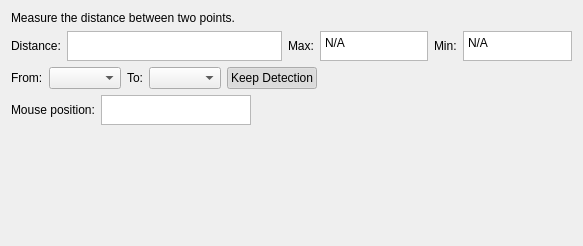
<?xml version="1.0" encoding="UTF-8"?>
<ui version="4.0">
 <class>Form</class>
 <widget class="QWidget" name="Form">
  <property name="geometry">
   <rect>
    <x>0</x>
    <y>0</y>
    <width>583</width>
    <height>246</height>
   </rect>
  </property>
  <property name="sizePolicy">
   <sizepolicy hsizetype="Expanding" vsizetype="Fixed">
    <horstretch>0</horstretch>
    <verstretch>0</verstretch>
   </sizepolicy>
  </property>
  <property name="mouseTracking">
   <bool>false</bool>
  </property>
  <property name="windowTitle">
   <string>Form</string>
  </property>
  <layout class="QVBoxLayout" name="verticalLayout">
   <item>
    <widget class="QLabel" name="label_7">
     <property name="text">
      <string>&lt;html&gt;&lt;head/&gt;&lt;body&gt;&lt;p&gt;Measure the distance between two points.&lt;/p&gt;&lt;/body&gt;&lt;/html&gt;</string>
     </property>
    </widget>
   </item>
   <item>
    <layout class="QHBoxLayout" name="horizontalLayout_3">
     <item>
      <widget class="QLabel" name="label_4">
       <property name="sizePolicy">
        <sizepolicy hsizetype="Fixed" vsizetype="Preferred">
         <horstretch>0</horstretch>
         <verstretch>0</verstretch>
        </sizepolicy>
       </property>
       <property name="text">
        <string>Distance:</string>
       </property>
      </widget>
     </item>
     <item>
      <widget class="QTextBrowser" name="Distance">
       <property name="sizePolicy">
        <sizepolicy hsizetype="Expanding" vsizetype="Fixed">
         <horstretch>0</horstretch>
         <verstretch>0</verstretch>
        </sizepolicy>
       </property>
       <property name="maximumSize">
        <size>
         <width>16777215</width>
         <height>30</height>
        </size>
       </property>
       <property name="verticalScrollBarPolicy">
        <enum>Qt::ScrollBarAlwaysOff</enum>
       </property>
       <property name="horizontalScrollBarPolicy">
        <enum>Qt::ScrollBarAlwaysOff</enum>
       </property>
      </widget>
     </item>
     <item>
      <widget class="QLabel" name="label_5">
       <property name="sizePolicy">
        <sizepolicy hsizetype="Fixed" vsizetype="Preferred">
         <horstretch>0</horstretch>
         <verstretch>0</verstretch>
        </sizepolicy>
       </property>
       <property name="text">
        <string>Max:</string>
       </property>
      </widget>
     </item>
     <item>
      <widget class="QTextBrowser" name="Max_val">
       <property name="sizePolicy">
        <sizepolicy hsizetype="Expanding" vsizetype="Fixed">
         <horstretch>0</horstretch>
         <verstretch>0</verstretch>
        </sizepolicy>
       </property>
       <property name="maximumSize">
        <size>
         <width>150</width>
         <height>30</height>
        </size>
       </property>
       <property name="verticalScrollBarPolicy">
        <enum>Qt::ScrollBarAlwaysOff</enum>
       </property>
       <property name="horizontalScrollBarPolicy">
        <enum>Qt::ScrollBarAlwaysOff</enum>
       </property>
       <property name="html">
        <string>&lt;!DOCTYPE HTML PUBLIC &quot;-//W3C//DTD HTML 4.0//EN&quot; &quot;http://www.w3.org/TR/REC-html40/strict.dtd&quot;&gt;
&lt;html&gt;&lt;head&gt;&lt;meta name=&quot;qrichtext&quot; content=&quot;1&quot; /&gt;&lt;style type=&quot;text/css&quot;&gt;
p, li { white-space: pre-wrap; }
&lt;/style&gt;&lt;/head&gt;&lt;body style=&quot; font-family:'Sans Serif'; font-size:9pt; font-weight:400; font-style:normal;&quot;&gt;
&lt;p style=&quot; margin-top:0px; margin-bottom:0px; margin-left:0px; margin-right:0px; -qt-block-indent:0; text-indent:0px;&quot;&gt;N/A&lt;/p&gt;&lt;/body&gt;&lt;/html&gt;</string>
       </property>
      </widget>
     </item>
     <item>
      <widget class="QLabel" name="label_6">
       <property name="sizePolicy">
        <sizepolicy hsizetype="Fixed" vsizetype="Preferred">
         <horstretch>0</horstretch>
         <verstretch>0</verstretch>
        </sizepolicy>
       </property>
       <property name="text">
        <string>Min:</string>
       </property>
      </widget>
     </item>
     <item>
      <widget class="QTextBrowser" name="Min_val">
       <property name="sizePolicy">
        <sizepolicy hsizetype="Expanding" vsizetype="Fixed">
         <horstretch>0</horstretch>
         <verstretch>0</verstretch>
        </sizepolicy>
       </property>
       <property name="maximumSize">
        <size>
         <width>150</width>
         <height>30</height>
        </size>
       </property>
       <property name="verticalScrollBarPolicy">
        <enum>Qt::ScrollBarAlwaysOff</enum>
       </property>
       <property name="horizontalScrollBarPolicy">
        <enum>Qt::ScrollBarAlwaysOff</enum>
       </property>
       <property name="html">
        <string>&lt;!DOCTYPE HTML PUBLIC &quot;-//W3C//DTD HTML 4.0//EN&quot; &quot;http://www.w3.org/TR/REC-html40/strict.dtd&quot;&gt;
&lt;html&gt;&lt;head&gt;&lt;meta name=&quot;qrichtext&quot; content=&quot;1&quot; /&gt;&lt;style type=&quot;text/css&quot;&gt;
p, li { white-space: pre-wrap; }
&lt;/style&gt;&lt;/head&gt;&lt;body style=&quot; font-family:'Sans Serif'; font-size:9pt; font-weight:400; font-style:normal;&quot;&gt;
&lt;p style=&quot; margin-top:0px; margin-bottom:0px; margin-left:0px; margin-right:0px; -qt-block-indent:0; text-indent:0px;&quot;&gt;N/A&lt;/p&gt;&lt;/body&gt;&lt;/html&gt;</string>
       </property>
      </widget>
     </item>
     <item>
      <spacer name="horizontalSpacer_2">
       <property name="orientation">
        <enum>Qt::Horizontal</enum>
       </property>
       <property name="sizeHint" stdset="0">
        <size>
         <width>40</width>
         <height>20</height>
        </size>
       </property>
      </spacer>
     </item>
    </layout>
   </item>
   <item>
    <layout class="QHBoxLayout" name="horizontalLayout_2">
     <item>
      <widget class="QLabel" name="label_3">
       <property name="sizePolicy">
        <sizepolicy hsizetype="Fixed" vsizetype="Fixed">
         <horstretch>0</horstretch>
         <verstretch>0</verstretch>
        </sizepolicy>
       </property>
       <property name="text">
        <string>From:</string>
       </property>
      </widget>
     </item>
     <item>
      <widget class="QComboBox" name="Start"/>
     </item>
     <item>
      <widget class="QLabel" name="label_2">
       <property name="sizePolicy">
        <sizepolicy hsizetype="Fixed" vsizetype="Fixed">
         <horstretch>0</horstretch>
         <verstretch>0</verstretch>
        </sizepolicy>
       </property>
       <property name="text">
        <string>To:</string>
       </property>
      </widget>
     </item>
     <item>
      <widget class="QComboBox" name="End"/>
     </item>
     <item>
      <widget class="QPushButton" name="Keep_Detection">
       <property name="sizePolicy">
        <sizepolicy hsizetype="Fixed" vsizetype="Fixed">
         <horstretch>0</horstretch>
         <verstretch>0</verstretch>
        </sizepolicy>
       </property>
       <property name="text">
        <string>Keep Detection</string>
       </property>
       <property name="checkable">
        <bool>true</bool>
       </property>
       <property name="checked">
        <bool>true</bool>
       </property>
      </widget>
     </item>
     <item>
      <spacer name="horizontalSpacer_3">
       <property name="orientation">
        <enum>Qt::Horizontal</enum>
       </property>
       <property name="sizeHint" stdset="0">
        <size>
         <width>40</width>
         <height>20</height>
        </size>
       </property>
      </spacer>
     </item>
    </layout>
   </item>
   <item>
    <layout class="QHBoxLayout" name="horizontalLayout">
     <item>
      <widget class="QLabel" name="label">
       <property name="sizePolicy">
        <sizepolicy hsizetype="Fixed" vsizetype="Preferred">
         <horstretch>0</horstretch>
         <verstretch>0</verstretch>
        </sizepolicy>
       </property>
       <property name="text">
        <string>Mouse position:</string>
       </property>
      </widget>
     </item>
     <item>
      <widget class="QTextBrowser" name="Mouse">
       <property name="sizePolicy">
        <sizepolicy hsizetype="Expanding" vsizetype="Fixed">
         <horstretch>0</horstretch>
         <verstretch>0</verstretch>
        </sizepolicy>
       </property>
       <property name="maximumSize">
        <size>
         <width>150</width>
         <height>30</height>
        </size>
       </property>
       <property name="verticalScrollBarPolicy">
        <enum>Qt::ScrollBarAlwaysOff</enum>
       </property>
       <property name="horizontalScrollBarPolicy">
        <enum>Qt::ScrollBarAlwaysOff</enum>
       </property>
      </widget>
     </item>
     <item>
      <spacer name="horizontalSpacer">
       <property name="orientation">
        <enum>Qt::Horizontal</enum>
       </property>
       <property name="sizeHint" stdset="0">
        <size>
         <width>40</width>
         <height>20</height>
        </size>
       </property>
      </spacer>
     </item>
    </layout>
   </item>
   <item>
    <spacer name="verticalSpacer">
     <property name="orientation">
      <enum>Qt::Vertical</enum>
     </property>
     <property name="sizeHint" stdset="0">
      <size>
       <width>20</width>
       <height>40</height>
      </size>
     </property>
    </spacer>
   </item>
  </layout>
 </widget>
 <resources/>
 <connections/>
</ui>
